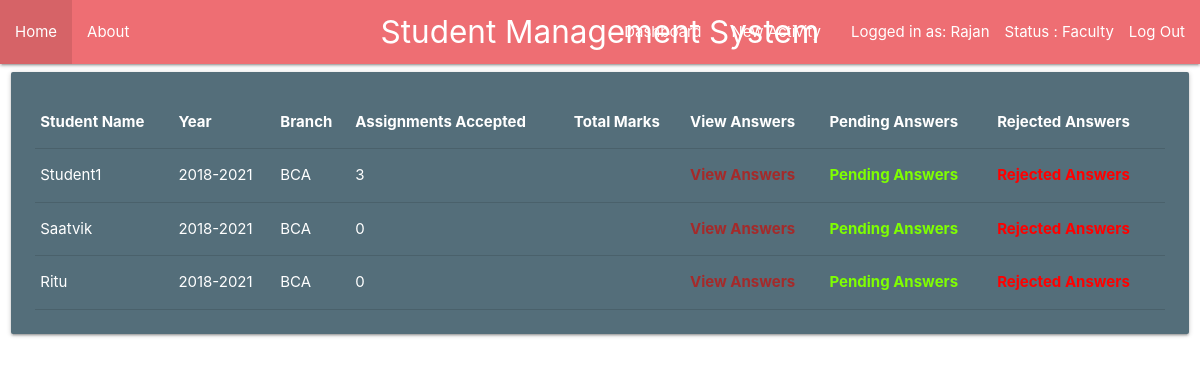
The page /activity/display-students-table/ (signed in) on the database its author committed.
### users/models.py (models this page shows, shortened)
class StudentProfile(models.Model):
    student =models.OneToOneField(User,on_delete=models.CASCADE)
    image=models.ImageField(default='default.jpeg',upload_to='student_profile_pics')
    year=models.CharField(max_length=60)
    branch=models.CharField(max_length=60)
    assignments_accepted=models.IntegerField(default=0)
    assignments_rejected=models.IntegerField(default=0)
    is_current_student =models.BooleanField(default=True)

### activity/views.py (the view)
# urls.py: path('display-students-table/',views.display_students_table,name='display-students-table')
def display_students_table(request):
    teacher=TeacherProfile.objects.filter(teacher=request.user.id).first()
    context={
        'title':'Harshal',
        'posts':StudentProfile.objects.all(),
        'teacher_is_staff':teacher.is_staff
    }
    return render(request,'activity/students_table.html',context)

### activity/templates/activity/students_table.html
{% extends 'activity/base.html' %}
{% block content %}
<div class="row">
    <div class="col s12 m6 l12">
      <div class="card blue-grey darken-1">
        <div class="card-content white-text">
            <table>
                <thead>
                  <tr>
                      <th>Student Name</th>
                      <th>Year</th>
                      <th>Branch</th>
                      <th>Assignments Accepted</th>
                      <th>Total Marks</th>
                      <th>View Answers</th>
                      <th>Pending Answers</th>
                      <th>Rejected Answers</th>
                  </tr>
                </thead>
                {% for post in posts %}
                <tbody>
                  <tr>
                    <td>{{post.student.username}}</td>
                    <td>{{post.year}}</td>
                    <td>{{post.branch}}</td>
                    <td>{{post.assignments_accepted}}</td>
                    <td>{{post.marks}}</td>
                    <td><a href="{% url 'student-answer-list-by-teachers' post.id %}" style="color:brown"><b>View Answers</b></td>
                    <td><a href="{% url 'student-pending-answer-list' post.id %}" style= "color:chartreuse"><b>Pending Answers</b></td>
                    <td><a href="{% url 'student-rejected-answer-list' post.id %}" style= "color:red"><b>Rejected Answers</b></td>
                  </tr>
                </tbody>
                {% endfor %}
              </table>
        </div>
      </div>
    </div>
  </div>
{% endblock content %}

### activity/templates/activity/base.html (shortened to what this page needs)
{% load static %}
<!DOCTYPE html>
<html>
<head>
   <link rel="stylesheet" href="https://cdnjs.cloudflare.com/ajax/libs/materialize/1.0.0/css/materialize.min.css">
</head>
<body>
  <header>
  <nav>
    <div class="nav-wrapper">
      <a href="#" class="brand-logo center">Student Management System</a>
      <ul id="nav-mobile" class="left hide-on-med-and-down">
        <li><a href="{% url 'activity-home' %}">Home</a></li>
        <li><a href="{% url 'activity-about' %}">About</a></li>
      </ul>
      <ul id="nav-mobile" class="right hide-on-med-and-down">
        {% if user.is_authenticated and teacher_is_staff %}
            <li><a href="{% url 'dashboard' %}">Dashboard</a></li>
            <li><a href="{% url 'activity-create' %}">New Activity</a></li>
            <li><a href="{% url 'activity-create' %}">Logged in as: {{user.username }}</a></li>
            <li>Status : Faculty</li>
            <li><a href="{% url 'faculty-logout' %}">Log Out</a></li>
        {% elif user.is_authenticated and student_is_current_student %}
            <li><a href="{% url 'student-dashboard' %}">Dashboard</a></li>
            <li><a href="{% url 'activity-create' %}">Logged in as: {{user.username }}</a></li>
            <li>Status : Student</li>
            <li><a href="{% url 'student-logout' %}">Log Out</a></li>
        {% else %}
        <li><a href="{% url 'faculty-login' %}">Faculty Login</a></li>
        <li><a href="{% url 'student-login' %}">Student Login</a></li>
        {% endif %}
      </ul>
    </div>
  </nav>
</header>
  {% block content %}
  {% endblock %}
</body>
</html>

### rows shown on the page
StudentProfile: student.username "Student1", year "2018-2021", branch "BCA", assignments_accepted "3"
StudentProfile: student.username "Saatvik", year "2018-2021", branch "BCA", assignments_accepted "0"
StudentProfile: student.username "Ritu", year "2018-2021", branch "BCA", assignments_accepted "0"

### other values the page prints
{{ user.username }} "Rajan"
